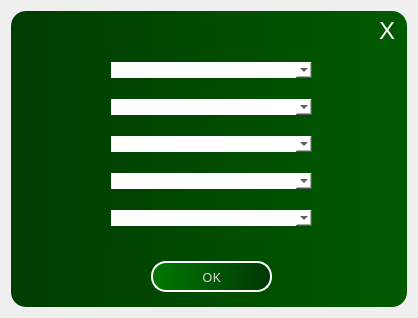
<?xml version="1.0" encoding="UTF-8"?>
<ui version="4.0">
 <class>Form</class>
 <widget class="QWidget" name="Form">
  <property name="geometry">
   <rect>
    <x>0</x>
    <y>0</y>
    <width>418</width>
    <height>318</height>
   </rect>
  </property>
  <property name="windowTitle">
   <string>Form</string>
  </property>
  <layout class="QHBoxLayout" name="horizontalLayout">
   <item>
    <widget class="QWidget" name="widget" native="true">
     <property name="styleSheet">
      <string notr="true">background-color: qlineargradient(spread:pad, x1:0, y1:0, x2:1, y2:0, stop:0 rgba(0, 60, 0, 255), stop:1 rgba(0, 90, 0, 255));
border-radius: 15px;
</string>
     </property>
     <widget class="QPushButton" name="closeButton">
      <property name="geometry">
       <rect>
        <x>356</x>
        <y>0</y>
        <width>40</width>
        <height>40</height>
       </rect>
      </property>
      <property name="font">
       <font>
        <family>MS Sans Serif</family>
        <pointsize>18</pointsize>
        <weight>50</weight>
        <bold>false</bold>
        <stylestrategy>PreferAntialias</stylestrategy>
       </font>
      </property>
      <property name="styleSheet">
       <string notr="true">#closeButton{
color: rgb(255, 255, 255);
background-color:rgba(255, 255, 255, 0);
}
#closeButton:hover{
color: rgb(0, 0, 0);
background-color: rgba(218, 218, 218, 50);
border-radius: 0;
border-bottom-left-radius: 15;
border-top-right-radius: 15
}</string>
      </property>
      <property name="text">
       <string>X</string>
      </property>
     </widget>
     <widget class="QPushButton" name="addXMLButton">
      <property name="geometry">
       <rect>
        <x>140</x>
        <y>250</y>
        <width>121</width>
        <height>31</height>
       </rect>
      </property>
      <property name="sizePolicy">
       <sizepolicy hsizetype="Minimum" vsizetype="Ignored">
        <horstretch>0</horstretch>
        <verstretch>16</verstretch>
       </sizepolicy>
      </property>
      <property name="font">
       <font>
        <family>Myanmar Text</family>
        <pointsize>10</pointsize>
        <weight>50</weight>
        <italic>false</italic>
        <bold>false</bold>
        <underline>false</underline>
        <strikeout>false</strikeout>
        <stylestrategy>PreferAntialias</stylestrategy>
       </font>
      </property>
      <property name="layoutDirection">
       <enum>Qt::LeftToRight</enum>
      </property>
      <property name="autoFillBackground">
       <bool>false</bool>
      </property>
      <property name="styleSheet">
       <string notr="true">#addXMLButton
{
background-color:qlineargradient(spread:pad, x1:0, y1:0, x2:1, y2:0, stop:0 rgba(0, 120, 0, 255), stop:1 rgba(0, 54, 4, 255));
border-radius: 15;
color: rgb(217, 217, 217);
border: 2px solid rgb(255, 255, 255);
text-align: center;
}
#addXMLButton:hover{
background-color:qlineargradient(spread:pad, x1:0, y1:0, x2:1, y2:0, stop:0 rgba(0, 120, 0, 255), stop:1 rgba(0, 54, 4, 255));
border-radius: 15;
color: rgb(0, 0, 0);
border: 1px solid rgb(255, 255, 255);
min-width:  100px;
max-width:  100px;
min-height: 35px;
max-height: 35px;
}
#addXMLButton:pressed{
background-color:qlineargradient(spread:pad, x1:0, y1:0, x2:1, y2:0, stop:0  rgba(0, 54, 4, 255), stop:1 rgba(0, 120, 0, 255));
border-radius: 15;
color: rgb(0, 0, 0);
border: 1px solid rgb(255, 255, 255);
min-width:  100px;
max-width:  100px;
min-height: 35px;
max-height: 35px;
}</string>
      </property>
      <property name="text">
       <string>OK</string>
      </property>
     </widget>
     <widget class="QWidget" name="layoutWidget">
      <property name="geometry">
       <rect>
        <x>0</x>
        <y>40</y>
        <width>401</width>
        <height>191</height>
       </rect>
      </property>
      <layout class="QVBoxLayout" name="verticalLayout" stretch="0,0,0,0,0">
       <property name="spacing">
        <number>10</number>
       </property>
       <property name="sizeConstraint">
        <enum>QLayout::SetNoConstraint</enum>
       </property>
       <property name="leftMargin">
        <number>100</number>
       </property>
       <property name="rightMargin">
        <number>100</number>
       </property>
       <item>
        <widget class="QComboBox" name="comboBox">
         <property name="styleSheet">
          <string notr="true">background-color: rgb(255, 255, 255);</string>
         </property>
        </widget>
       </item>
       <item>
        <widget class="QComboBox" name="comboBox_2">
         <property name="styleSheet">
          <string notr="true">background-color: rgb(255, 255, 255);</string>
         </property>
        </widget>
       </item>
       <item>
        <widget class="QComboBox" name="comboBox_3">
         <property name="styleSheet">
          <string notr="true">background-color: rgb(255, 255, 255);</string>
         </property>
        </widget>
       </item>
       <item>
        <widget class="QComboBox" name="comboBox_4">
         <property name="styleSheet">
          <string notr="true">background-color: rgb(255, 255, 255);</string>
         </property>
        </widget>
       </item>
       <item>
        <widget class="QComboBox" name="comboBox_5">
         <property name="styleSheet">
          <string notr="true">background-color: rgb(255, 255, 255);</string>
         </property>
        </widget>
       </item>
      </layout>
     </widget>
    </widget>
   </item>
  </layout>
 </widget>
 <resources/>
 <connections/>
</ui>
